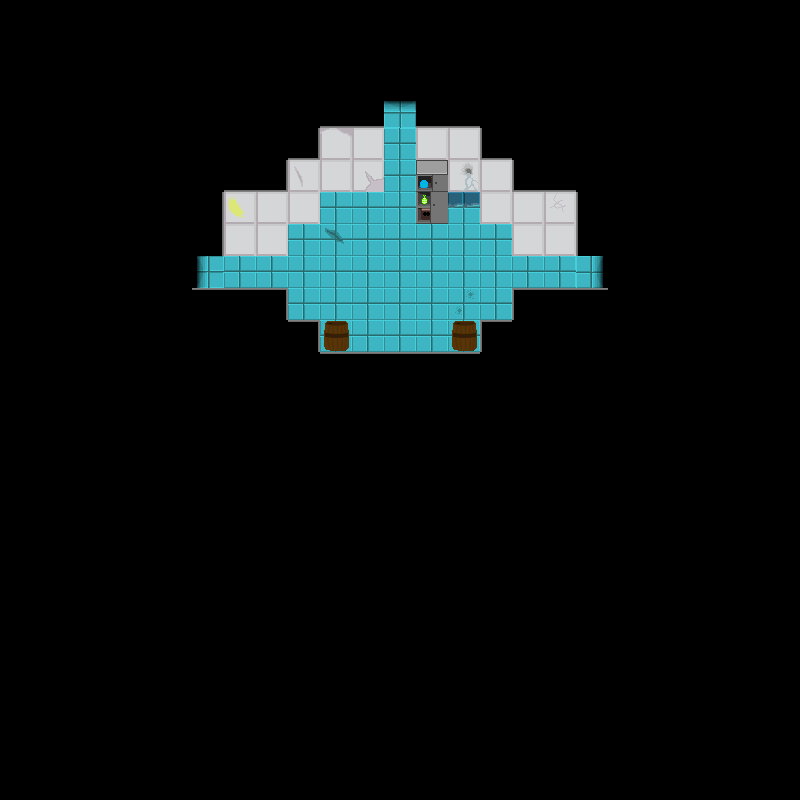

This is a level from a 2D game, rendered from its Tiled map with the project's own tilesets. A one-line summary and the map file follow, with tile-layer data summarised:
An orthogonal 25x25 tile map with 32x32 px tiles, 5 tile layers (backgroundLayer, wallLayer, objectLayer, objectAboveLayer, ...), 2 tilesets and 3 objects.

<map version="1.2" tiledversion="1.2.3" orientation="orthogonal" renderorder="right-down" width="25" height="25" tilewidth="32" tileheight="32" infinite="0" nextlayerid="7" nextobjectid="4">
 <tileset firstgid="1" name="floor1tiles" tilewidth="32" tileheight="32" tilecount="81" columns="9">
  <image source="../../assets/Floor 1/Floors/f1spritesheet.png" width="288" height="288" />
  <tile id="21">
   <properties>
    <property name="door" value="down" />
   </properties>
  </tile>
  <tile id="22">
   <properties>
    <property name="door" value="left" />
   </properties>
  </tile>
  <tile id="23">
   <properties>
    <property name="door" value="right" />
   </properties>
  </tile>
  <tile id="24">
   <properties>
    <property name="door" value="up" />
   </properties>
  </tile>
 </tileset>
 <tileset firstgid="82" name="objects" tilewidth="32" tileheight="32" tilecount="20" columns="4">
  <image source="../../assets/Floor 1/Floors/objspritesheet.png" width="128" height="160" />
 </tileset>
 <layer id="1" name="backgroundLayer" width="25" height="25">
  <data>[625 cells, 625 non-empty, 8 distinct tile ids]</data>
 </layer>
 <layer id="2" name="wallLayer" width="25" height="25">
  <data>[625 cells, 66 non-empty, 16 distinct tile ids]</data>
 </layer>
 <layer id="3" name="objectLayer" width="25" height="25">
  <data>[625 cells, 3 non-empty, 2 distinct tile ids]</data>
 </layer>
 <layer id="4" name="objectAboveLayer" width="25" height="25">
  <data>[625 cells, 1 non-empty, 1 distinct tile ids]</data>
 </layer>
 <objectgroup id="6" name="doorLayer">
  <object id="1" gid="81" x="384" y="128" width="32" height="32">
   <properties>
    <property name="door" value="up" />
   </properties>
  </object>
  <object id="2" gid="81" x="192" y="288" width="32" height="32">
   <properties>
    <property name="door" value="left" />
   </properties>
  </object>
  <object id="3" gid="81" x="576" y="288" width="32" height="32">
   <properties>
    <property name="door" value="right" />
   </properties>
  </object>
 </objectgroup>
 <layer id="5" name="aboveLayer" width="25" height="25">
  <data>[625 cells, 0 non-empty, 0 distinct tile ids]</data>
 </layer>
</map>
